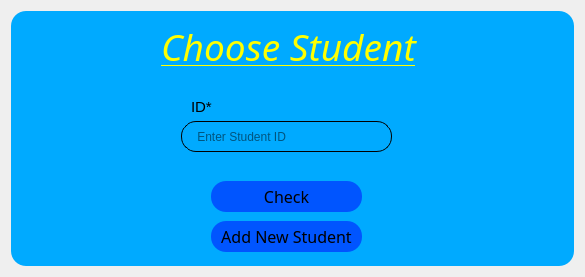
<?xml version="1.0" encoding="UTF-8"?>
<ui version="4.0">
 <class>Dialog</class>
 <widget class="QDialog" name="Dialog">
  <property name="geometry">
   <rect>
    <x>0</x>
    <y>0</y>
    <width>585</width>
    <height>277</height>
   </rect>
  </property>
  <property name="windowTitle">
   <string>Dialog</string>
  </property>
  <layout class="QVBoxLayout" name="verticalLayout">
   <item>
    <widget class="QWidget" name="widget" native="true">
     <property name="styleSheet">
      <string notr="true">background-color: rgb(0, 170, 255);
border-radius:15px;
</string>
     </property>
     <widget class="QLabel" name="label">
      <property name="geometry">
       <rect>
        <x>150</x>
        <y>0</y>
        <width>271</width>
        <height>71</height>
       </rect>
      </property>
      <property name="font">
       <font>
        <family>Monotype Corsiva</family>
        <pointsize>28</pointsize>
        <weight>50</weight>
        <italic>true</italic>
        <bold>false</bold>
        <underline>true</underline>
       </font>
      </property>
      <property name="styleSheet">
       <string notr="true">color: rgb(255, 255, 0);
font: italic 28pt &quot;Monotype Corsiva&quot;;
text-decoration: underline;

</string>
      </property>
      <property name="text">
       <string>Choose Student</string>
      </property>
     </widget>
     <widget class="QLineEdit" name="st_id">
      <property name="geometry">
       <rect>
        <x>170</x>
        <y>110</y>
        <width>211</width>
        <height>31</height>
       </rect>
      </property>
      <property name="styleSheet">
       <string notr="true">background-color:rgba(0, 0, 0, 0);
border:1px solid rgba(0, 0, 0, 0);
border-color: rgb(0, 0, 0);
color: rgb(0, 0, 0);
</string>
      </property>
      <property name="alignment">
       <set>Qt::AlignLeading|Qt::AlignLeft|Qt::AlignVCenter</set>
      </property>
      <property name="placeholderText">
       <string>    Enter Student ID</string>
      </property>
      <property name="cursorMoveStyle">
       <enum>Qt::LogicalMoveStyle</enum>
      </property>
     </widget>
     <widget class="QPushButton" name="st_check_button">
      <property name="geometry">
       <rect>
        <x>200</x>
        <y>170</y>
        <width>151</width>
        <height>31</height>
       </rect>
      </property>
      <property name="font">
       <font>
        <family>Mongolian Baiti</family>
        <pointsize>12</pointsize>
        <weight>50</weight>
        <bold>false</bold>
       </font>
      </property>
      <property name="styleSheet">
       <string notr="true">QPushButton{
background-color: rgb(0, 85, 255);

}

QPushButton:hover{
background-color: rgb(0, 143, 214);
	color: rgb(255, 255, 255);

}</string>
      </property>
      <property name="text">
       <string>Check</string>
      </property>
     </widget>
     <widget class="QPushButton" name="st_add_button">
      <property name="geometry">
       <rect>
        <x>200</x>
        <y>210</y>
        <width>151</width>
        <height>31</height>
       </rect>
      </property>
      <property name="font">
       <font>
        <family>Mongolian Baiti</family>
        <pointsize>12</pointsize>
        <weight>50</weight>
        <bold>false</bold>
       </font>
      </property>
      <property name="styleSheet">
       <string notr="true">QPushButton{
background-color: rgb(0, 85, 255);

}

QPushButton:hover{
background-color: rgb(0, 143, 214);
	color: rgb(255, 255, 255);

}</string>
      </property>
      <property name="text">
       <string>Add New Student</string>
      </property>
     </widget>
     <widget class="QLabel" name="error_4">
      <property name="geometry">
       <rect>
        <x>180</x>
        <y>140</y>
        <width>271</width>
        <height>31</height>
       </rect>
      </property>
      <property name="styleSheet">
       <string notr="true">color: rgb(255, 0, 0);
background:transparent;</string>
      </property>
      <property name="text">
       <string/>
      </property>
     </widget>
     <widget class="QLabel" name="label_8">
      <property name="geometry">
       <rect>
        <x>180</x>
        <y>80</y>
        <width>31</width>
        <height>31</height>
       </rect>
      </property>
      <property name="font">
       <font>
        <pointsize>11</pointsize>
       </font>
      </property>
      <property name="styleSheet">
       <string notr="true">background:transparent;</string>
      </property>
      <property name="text">
       <string>ID*</string>
      </property>
     </widget>
    </widget>
   </item>
  </layout>
 </widget>
 <resources/>
 <connections/>
</ui>
